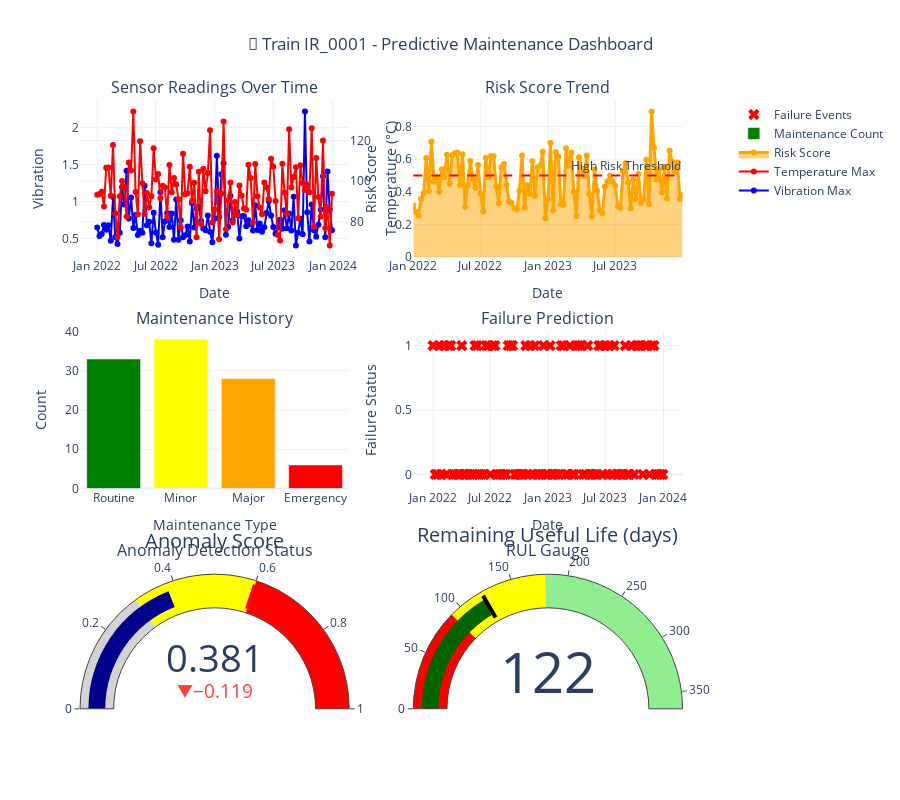
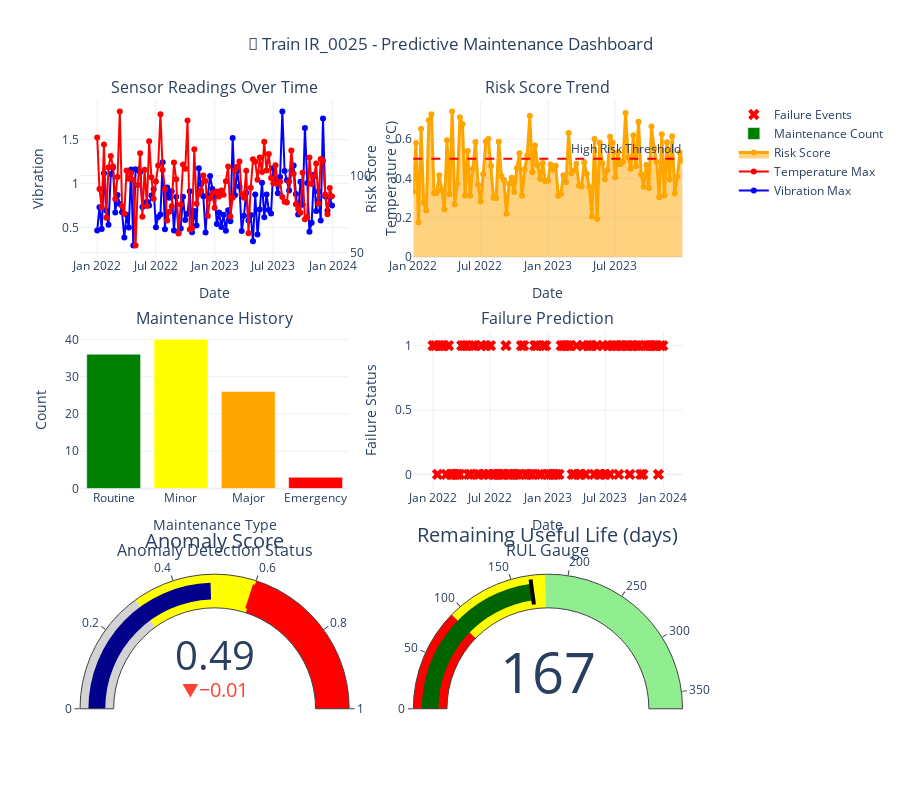
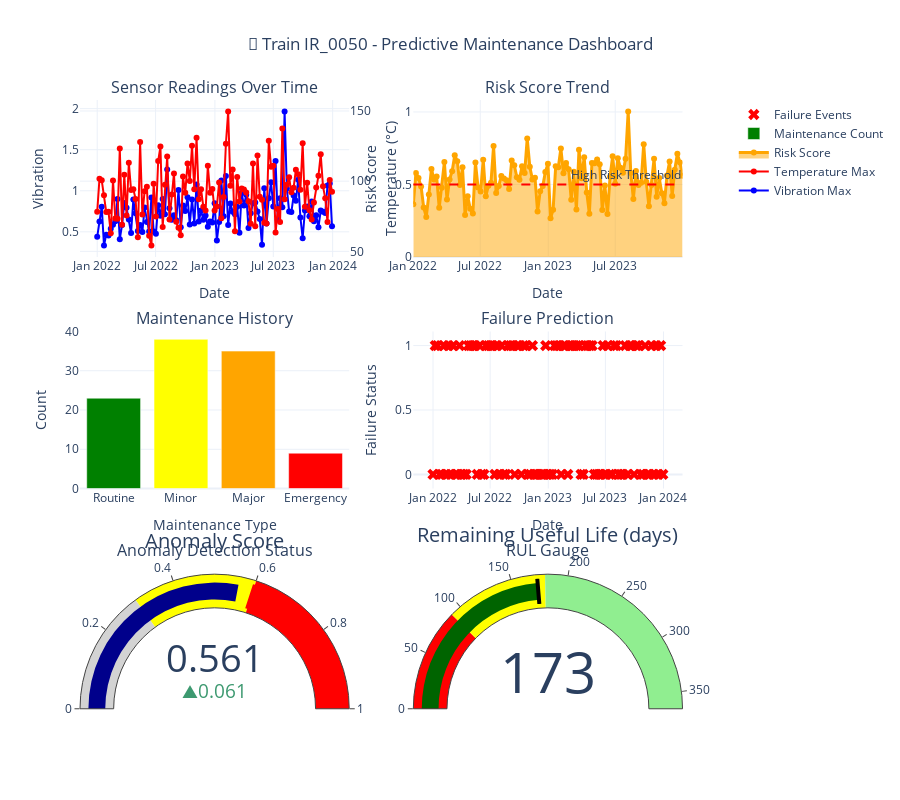

Notebook code for these charts, in order:
### Markdown cell above
## 6. Interactive Dashboard for Real-time Monitoring

Create an interactive dashboard using Plotly for real-time monitoring of train health, anomaly detection, and RUL predictions.

### Code cell
# Interactive Dashboard for Railway Predictive Maintenance
print("🎯 Creating interactive dashboard components...")

def create_train_health_dashboard(train_id='IR_0001'):
    """
    Create comprehensive dashboard for a specific train
    """
    # Get train data
    train_data = railway_data[railway_data['Train_ID'] == train_id].sort_values('Date')
    
    if len(train_data) == 0:
        print(f"❌ No data found for train {train_id}")
        return None
    
    # Create subplots
    fig = make_subplots(
        rows=3, cols=2,
        subplot_titles=[
            'Sensor Readings Over Time', 'Risk Score Trend',
            'Maintenance History', 'Failure Prediction',
            'Anomaly Detection Status', 'RUL Gauge'
        ],
        specs=[
            [{"secondary_y": True}, {"type": "scatter"}],
            [{"type": "bar"}, {"type": "scatter"}],
            [{"type": "indicator"}, {"type": "indicator"}]
        ],
        vertical_spacing=0.12,
        horizontal_spacing=0.1
    )
    
    # 1. Sensor readings over time
    fig.add_trace(
        go.Scatter(
            x=train_data['Date'],
            y=train_data['Vibration_max'],
            name='Vibration Max',
            line=dict(color='blue', width=2),
            mode='lines+markers'
        ),
        row=1, col=1
    )
    
    fig.add_trace(
        go.Scatter(
            x=train_data['Date'],
            y=train_data['Temperature_max'],
            name='Temperature Max',
            line=dict(color='red', width=2),
            mode='lines+markers',
            yaxis='y2'
        ),
        row=1, col=1, secondary_y=True
    )
    
    # 2. Risk Score Trend
    fig.add_trace(
        go.Scatter(
            x=train_data['Date'],
            y=train_data['Risk_Score'],
            name='Risk Score',
            line=dict(color='orange', width=3),
            mode='lines+markers',
            fill='tonexty'
        ),
        row=1, col=2
    )
    
    # Add risk threshold line
    fig.add_hline(
        y=0.5, line_dash="dash", line_color="red",
        annotation_text="High Risk Threshold",
        row=1, col=2
    )
    
    # 3. Maintenance History
    maintenance_types = ['Routine', 'Minor', 'Major', 'Emergency']
    maintenance_counts = train_data['Maintenance_Type'].value_counts().reindex(range(4), fill_value=0)
    
    fig.add_trace(
        go.Bar(
            x=maintenance_types,
            y=maintenance_counts.values,
            name='Maintenance Count',
            marker_color=['green', 'yellow', 'orange', 'red']
        ),
        row=2, col=1
    )
    
    # 4. Failure Prediction Timeline
    failure_points = train_data[train_data['Failure_in_30_days'] == 1]
    
    fig.add_trace(
        go.Scatter(
            x=train_data['Date'],
            y=train_data['Failure_in_30_days'],
            name='Failure Events',
            mode='markers',
            marker=dict(size=10, color='red', symbol='x')
        ),
        row=2, col=2
    )
    
    # 5. Current Anomaly Status (Indicator)
    latest_data = train_data.iloc[-1]
    
    # Simulate anomaly detection for latest data point
    anomaly_score = latest_data['Risk_Score']
    is_anomaly = anomaly_score > 0.6  # Simple threshold
    
    fig.add_trace(
        go.Indicator(
            mode="gauge+number+delta",
            value=anomaly_score,
            title={'text': "Anomaly Score"},
            delta={'reference': 0.5},
            gauge={
                'axis': {'range': [None, 1]},
                'bar': {'color': "darkblue"},
                'steps': [
                    {'range': [0, 0.3], 'color': "lightgray"},
                    {'range': [0.3, 0.6], 'color': "yellow"},
                    {'range': [0.6, 1], 'color': "red"}
                ],
                'threshold': {
                    'line': {'color': "red", 'width': 4},
                    'thickness': 0.75,
                    'value': 0.6
                }
            }
        ),
        row=3, col=1
    )
    
    # 6. RUL Prediction (Indicator)
    # Simulate RUL prediction
    if 'predict_rul' in globals():
        try:
            rul_days = predict_rul(latest_data[enhanced_features].to_dict())
        except:
            rul_days = np.random.randint(30, 200)  # Fallback
    else:
        rul_days = np.random.randint(30, 200)  # Fallback
    
    fig.add_trace(
        go.Indicator(
            mode="gauge+number",
            value=rul_days,
            title={'text': "Remaining Useful Life (days)"},
            gauge={
                'axis': {'range': [None, 365]},
                'bar': {'color': "darkgreen"},
                'steps': [
                    {'range': [0, 90], 'color': "red"},
                    {'range': [90, 180], 'color': "yellow"},
                    {'range': [180, 365], 'color': "lightgreen"}
                ],
                'threshold': {
                    'line': {'color': "black", 'width': 4},
                    'thickness': 0.75,
                    'value': rul_days
                }
            }
        ),
        row=3, col=2
    )
    
    # Update layout
    fig.update_layout(
        height=800,
        title_text=f"🚂 Train {train_id} - Predictive Maintenance Dashboard",
        title_x=0.5,
        showlegend=True,
        template="plotly_white"
    )
    
    # Update axis labels
    fig.update_xaxes(title_text="Date", row=1, col=1)
    fig.update_yaxes(title_text="Vibration", row=1, col=1)
    fig.update_yaxes(title_text="Temperature (°C)", row=1, col=1, secondary_y=True)
    
    fig.update_xaxes(title_text="Date", row=1, col=2)
    fig.update_yaxes(title_text="Risk Score", row=1, col=2)
    
    fig.update_xaxes(title_text="Maintenance Type", row=2, col=1)
    fig.update_yaxes(title_text="Count", row=2, col=1)
    
    fig.update_xaxes(title_text="Date", row=2, col=2)
    fig.update_yaxes(title_text="Failure Status", row=2, col=2)
    
    return fig

# Create dashboard for sample trains
sample_trains = ['IR_0001', 'IR_0025', 'IR_0050']

print("📊 Generating dashboards for sample trains...")

for train_id in sample_trains:
    print(f"\n🚂 Creating dashboard for {train_id}...")
    
    dashboard_fig = create_train_health_dashboard(train_id)
    if dashboard_fig:
        dashboard_fig.show()
        print(f"✅ Dashboard created for {train_id}")
    else:
        print(f"❌ Failed to create dashboard for {train_id}")

print("\n✅ Interactive dashboards completed!")
